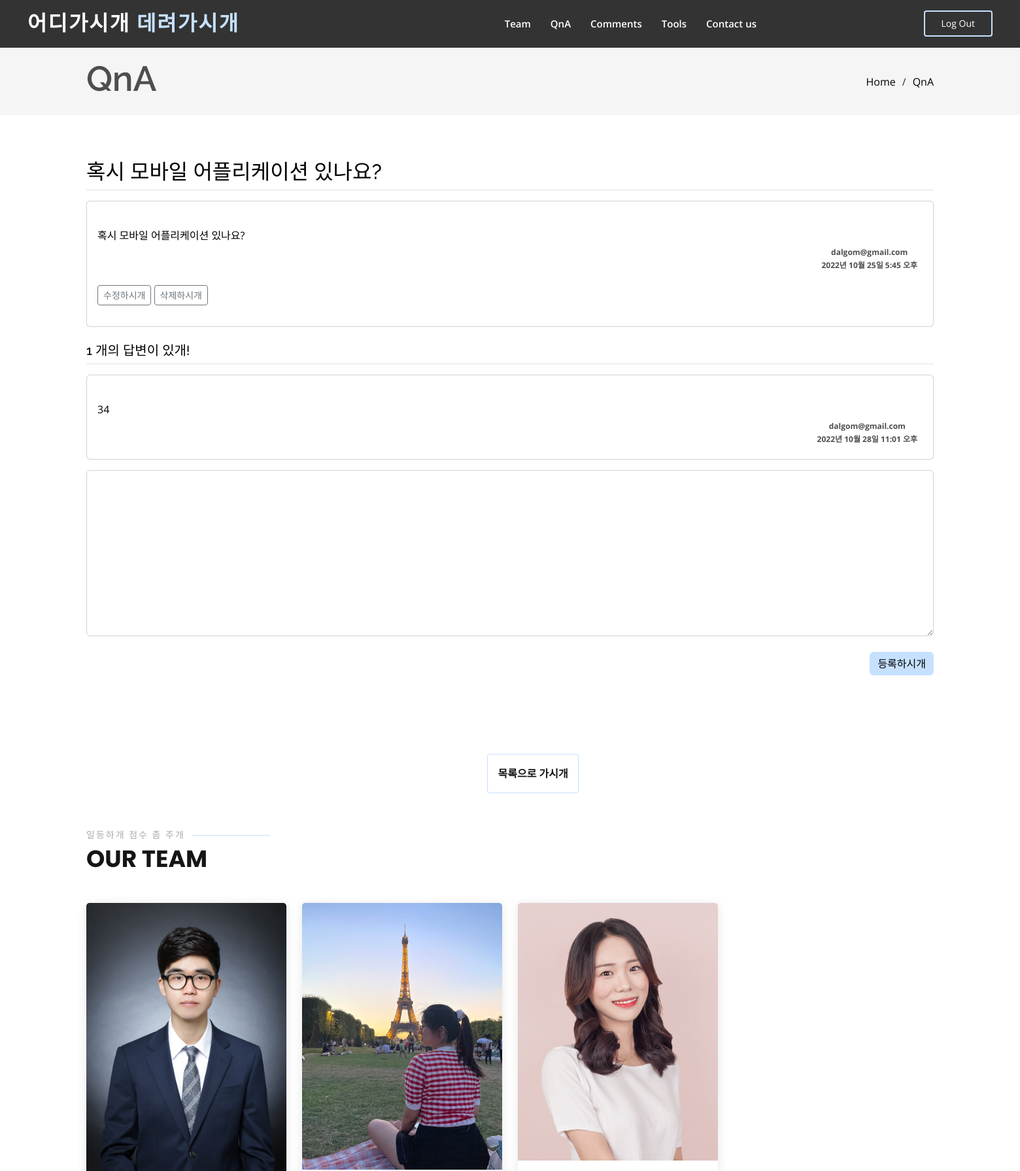
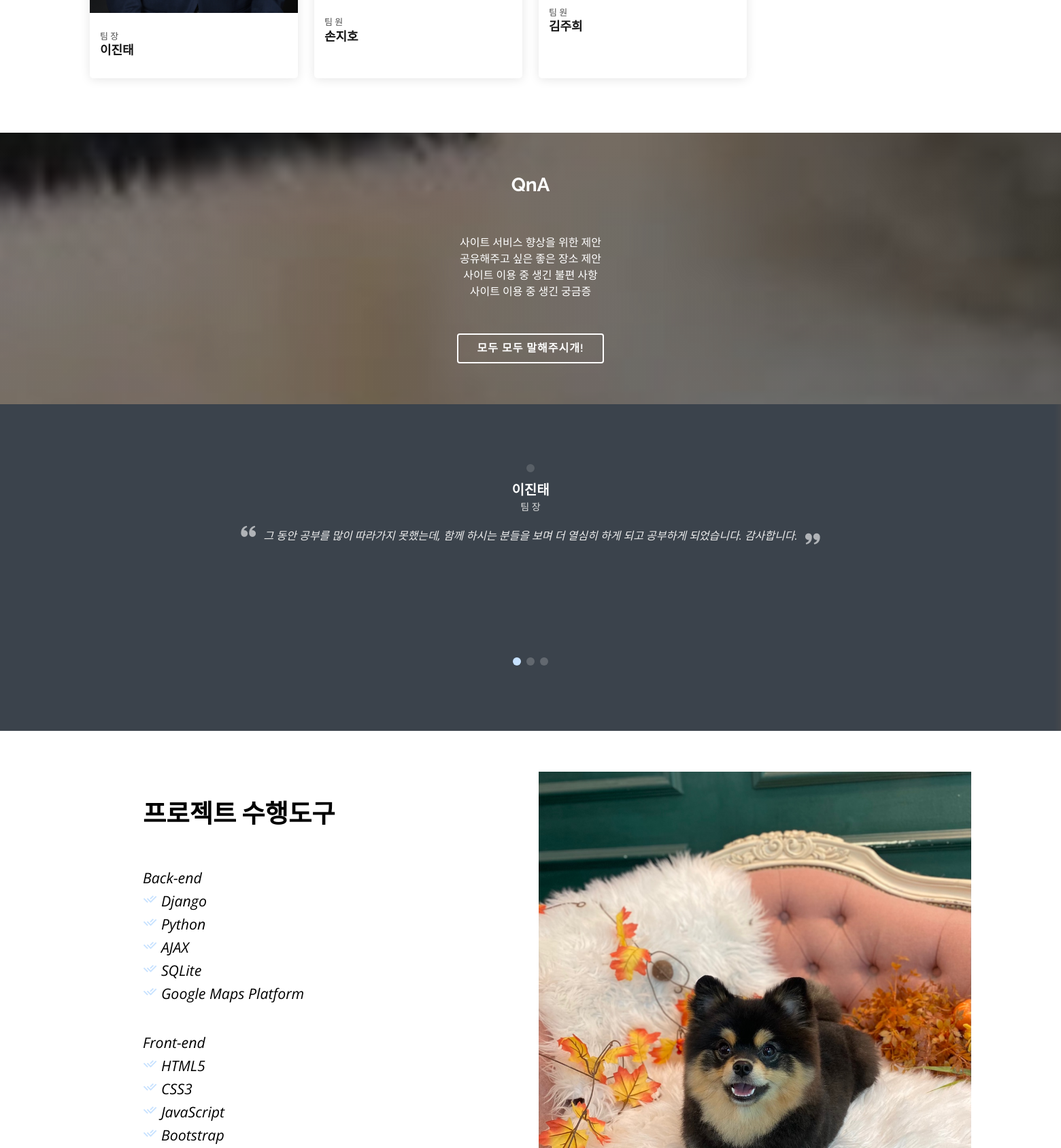
Screenshot of /appfordog/qna/38/ (signed in, upper part) with the database file from the repository (2 pictures, top to bottom).
### qnaapp/models.py (models this page shows, shortened)
class Question (models.Model):
    author = models.ForeignKey(User, on_delete=models.CASCADE)
    subject = models.CharField(max_length=200)
    content = models.TextField()
    create_date = models.DateTimeField()
    modify_date = models.DateTimeField(null=True, blank=True)

class Answer (models.Model):
    author = models.ForeignKey(User, on_delete=models.CASCADE)
    question = models.ForeignKey(Question, on_delete=models.CASCADE)
    content = models.TextField()
    create_date = models.DateTimeField()
    modify_date = models.DateTimeField(null=True, blank=True)

### qnaapp/views.py (the view)
# urls.py: path('<int:question_id>/', views.detail, name='detail'),
@login_required(login_url='common:login')
def detail(request, question_id):
    question = get_object_or_404(Question, pk=question_id)
    answers=question.answer_set
    print(answers)
    context = {'question': question}
    return render(request, 'dogapp/qna_detail.html', context)

### templates/dogapp/qna_detail.html (shortened to what this page needs)
{% extends 'qna_base.html' %}
{% load static %}
{% block content3 %}
    <section class="inner-page">
        <div class="container">
            <h2 class="border-bottom py-2">
                {{  question.subject  }}
            </h2>
            <div class="card my-3">
              <div class="card-body">
                  <div class="card-text" style="white-space: pre-line;">
                      {{  question.content  }}
                  </div>
                  <div class="d-flex justify-content-end">
                      <div class="badge badge-light p-2 text-left" style="color: #4e4e4e;">
                            <div class="mb-2">{{  question.author.username  }}</div>
                            <div>{{  question.create_date  }}</div>
                      </div>
                  </div>
                  {% if request.user == question.author %}
                      <div class="my-3">
                          <a href="{% url 'qnaapp:question_modify' question.id %}" class="btn btn-sm btn-outline-secondary">수정하시개</a>
                          <a href="#" class="delete btn btn-sm btn-outline-secondary" data-uri="{% url 'qnaapp:question_delete' question.id %}">삭제하시개</a>
                      </div>
                  {% endif %}
              </div>
            </div>
            <h5 class="border-bottom my-3 py-2">
                {{  question.answer_set.count  }} 개의 답변이 있개!
            </h5>
            {% for answer in question.answer_set.all %}
                <div class="card my-3">
                    <div class="card-body">
                        <div class="card-text" style="white-space: pre-line;">
                          {{  answer.content  }}
                        </div>
                        <div class="d-flex justify-content-end">
                            <div class ="badge badge-light p-2 text-left" style="color: #4e4e4e;">
                                <div class="mb-2">{{  question.author.username  }}</div>
                                <div>{{  answer.create_date  }}</div>
                            </div>
                        </div>
                    </div>
                </div>
            {% endfor %}
            <form action="{% url 'qnaapp:answer_create' question.id %}" method="post" class="my-3">
                <div class="form-group">
                  <textarea name="content"  id="content" class="form-control" rows="10" style="width: 100%"></textarea>
                </div><br>
                <input type="submit" value="등록하시개" class="btn btn-primary" style="float: right; border: 0; background: #c6e1ff; color:#000000;">
            </form>
        </div>
    </section>
{% endblock %}

### static/style.css (style rules this page uses)
body { font-family: "Open Sans", sans-serif; color: #000000; }
a { color: #000000; text-decoration: none; }
h1, h2, h3, h4, h5, h6 { font-family: "Raleway", sans-serif; }
section { padding: 60px 0; overflow: hidden; }

### rows the page displays
Question: subject "혹시 모바일 어플리케이션 있나요?", content "혹시 모바일 어플리케이션 있나요?", author.username "dalgom@gmail.com", create_date "2022년 10월 25일 5:45 오후", answer_set.count "1"
Answer: content "34", create_date "2022년 10월 28일 11:01 오후"
